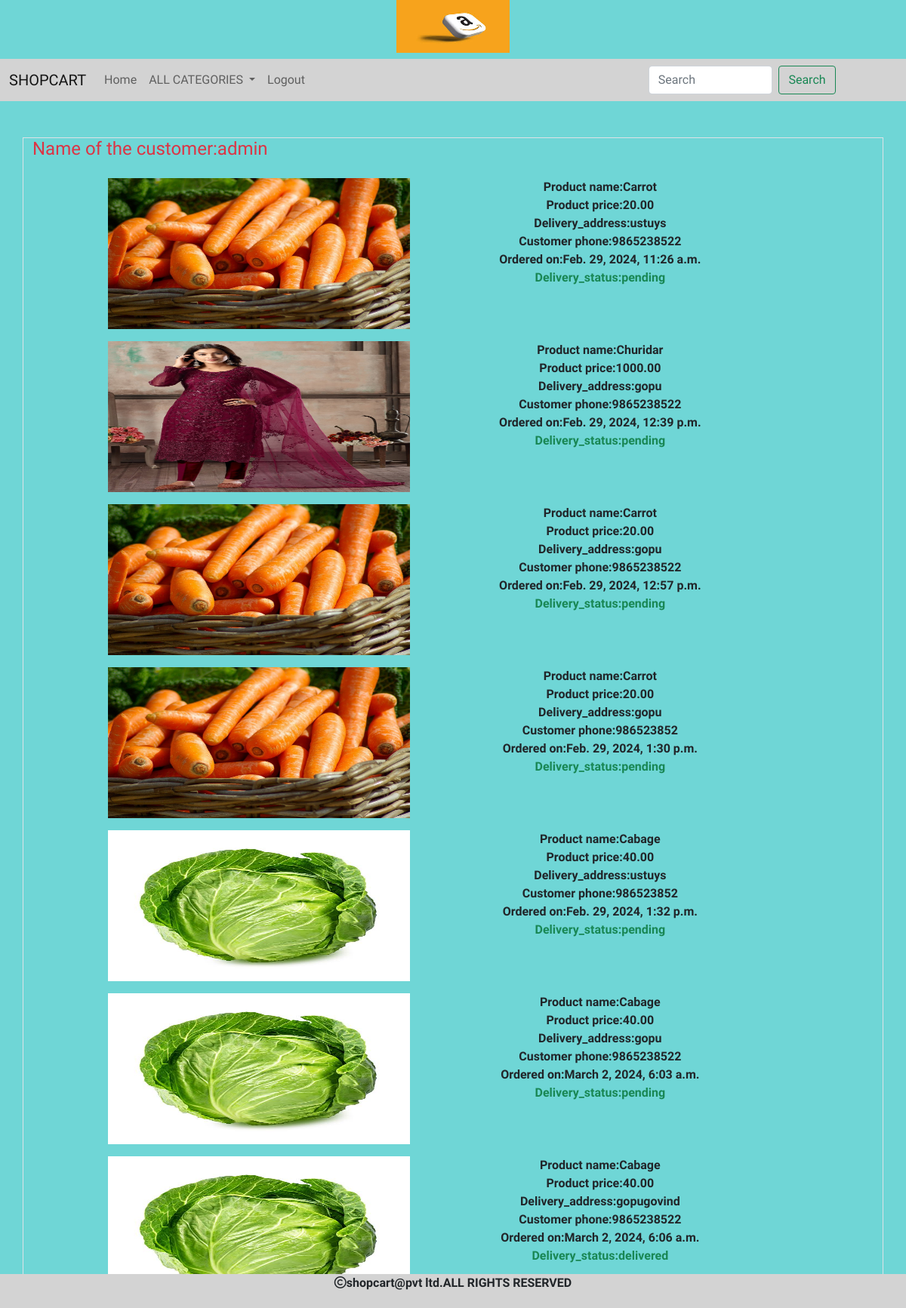
/cart/orderview (signed in), run on the app's committed database.
### cart/models.py (models this page shows, shortened)
class Order(models.Model):
    product = models.ForeignKey(Product,on_delete=models.CASCADE)
    user = models.ForeignKey(User, on_delete=models.CASCADE)
    no_of_items = models.IntegerField()
    address = models.TextField()
    phone=models.IntegerField()
    order_status=models.CharField(max_length=20,default="pending")
    delivery_status=models.CharField(max_length=20,default="pending")
    ordered_date = models.DateTimeField(auto_now_add=True)

### shop/models.py (models this page shows, shortened)
class Product(models.Model):
    name=models.CharField(max_length=20)
    desc=models.TextField()
    image=models.ImageField(upload_to="product",null=True,blank=True)
    price=models.DecimalField(max_digits=10,decimal_places=2)
    stock=models.IntegerField()
    available=models.BooleanField(default=True)
    created=models.DateTimeField(auto_now_add=True)
    updated=models.DateTimeField(auto_now=True)
    category = models.ForeignKey(Category, on_delete=models.CASCADE)

### cart/views.py (the view)
# urls.py: path('orderview',views.orderview,name="orderview"),
@login_required
def orderview(request):
    u=request.user
    o=Order.objects.filter(user=u)
    return render(request,'orderview.html',{'o':o,'u':u.username})

### cart/context_processors.py (called while the page is built)
def total_count(request):
    item_count=0
    u=request.user
    try:
        cart=Cart.objects.filter(user=u)
        for i in  cart:
            item_count+=i.quantity
    except:
        item_count=0
    return{'count':item_count}

### shop/context_processors.py (called while the page is built)
def menu_links(request):
    c=Category.objects.all()
    return{'links':c}

### templates/orderview.html
<!DOCTYPE html>
{% extends 'base.html' %}
{% load static %}
{% block content %}
<div class="container">
<div class="row mt-5 border border-1">
    <h4 class="text-danger">Name of the customer:{{u}}</h4>
    {% for i in o %}
    <div class="col-sm-4 mt-3" style="margin-left:100px;">
        <img src="{{i.product.image.url}}" height="200px" width="400px">
    </div>
    <div class="col-sm-6 text-center mt-3 ">
        <b>Product name:{{i.product.name}}</b><br>
        <b>Product price:{{i.product.price}}</b><br>
        <b>Delivery_address:{{i.address}}</b><br>
        <b>Customer phone:{{i.phone}}</b><br>
        <b>Ordered on:{{i.ordered_date}}</b><br>
        <b class="text-success">Delivery_status:{{i.delivery_status}}</b><br>
    </div>
    {% endfor %}
</div>
</div>
{% endblock %}

### templates/base.html (shortened to what this page needs)
<!DOCTYPE html>
{% load static %}
<html lang="en">
<head>
    <link href="https://cdn.jsdelivr.net/npm/bootstrap@5.0.2/dist/css/bootstrap.min.css" rel="stylesheet">
    <link rel="stylesheet" href="{% static 'css/style.css' %}">
    <link rel="stylesheet" href="https://cdnjs.cloudflare.com/ajax/libs/font-awesome/6.5.1/css/all.min.css" />
</head>
<body>
<header><center>
    <img src="{% static 'images/amazon.jpg' %}" class="mb-2" height="70px" width="150px ">
    <nav class="navbar navbar-expand-lg navbar-light " style="background-color:lightgray;">
  <div class="container-fluid">
    <a class="navbar-brand" href="#">SHOPCART</a>
    <div class="collapse navbar-collapse" id="navbarSupportedContent">
      <ul class="navbar-nav me-auto mb-2 mb-lg-0">
        <li class="nav-item">
          <a class="nav-link" href="{% url 'shop:allcat' %}">Home</a>
        </li>
        <li class="nav-item dropdown">
          <a class="nav-link dropdown-toggle" href="#" id="navbarDropdown" role="button" data-bs-toggle="dropdown" aria-expanded="false">
            ALL CATEGORIES
          </a>
        </li>
          {% if user.is_authenticated %}
<li class="nav-item">
    <a class="nav-link" href="{% url 'shop:logout' %}">Logout</a>
</li>
        {% endif %}
      </ul>
      <form class="d-flex" method="POST" action="{% url 'search:search' %}">
        <input class="form-control me-2" name="q" type="search" placeholder="Search" aria-label="Search">
        <button class="btn btn-outline-success" type="submit">Search</button>
      </form>
    </div>
  </div>
</nav>
    </center>
</header>
{% block content %}
{% endblock %}
<footer>
    <div class="footer">
        <p><b><i class="fa-regular fa-copyright"></i>shopcart@pvt ltd.ALL RIGHTS RESERVED</b></p>
    </div>
</footer>
</body>
</html>

### static/css/style.css (style rules this page uses)
body { background-color:#6fd6d6; font-family: 'Hind', sans-serif; font-weight:300px; font-style:normal; }
.footer { height:45px; width:100%; background-color:lightgray; position:fixed; bottom:0; left:0; text-align:center; }
.form-control { width:50%; }

### data on the page
Order: product.image (picture), product.name "Carrot", product.price "20.00", address "ustuys", phone "9865238522", ordered_date "Feb. 29, 2024, 11:26 a.m.", delivery_status "pending"
Order: product.image (picture), product.name "Churidar", product.price "1000.00", address "gopu", phone "9865238522", ordered_date "Feb. 29, 2024, 12:39 p.m.", delivery_status "pending"
Order: product.image (picture), product.name "Carrot", product.price "20.00", address "gopu", phone "9865238522", ordered_date "Feb. 29, 2024, 12:57 p.m.", delivery_status "pending"
Order: product.image (picture), product.name "Carrot", product.price "20.00", address "gopu", phone "986523852", ordered_date "Feb. 29, 2024, 1:30 p.m.", delivery_status "pending"
Order: product.image (picture), product.name "Cabage", product.price "40.00", address "ustuys", phone "986523852", ordered_date "Feb. 29, 2024, 1:32 p.m.", delivery_status "pending"
Order: product.image (picture), product.name "Cabage", product.price "40.00", address "gopu", phone "9865238522", ordered_date "March 2, 2024, 6:03 a.m.", delivery_status "pending"
Order: product.image (picture), product.name "Cabage", product.price "40.00", address "gopugovind", phone "9865238522", ordered_date "March 2, 2024, 6:06 a.m.", delivery_status "delivered"

### other printed values
{{ u }} "admin"
